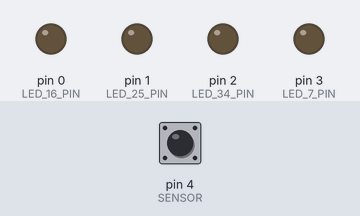
The sketch below on a simulated Arduino Uno, built with avr-gcc and run on an emulated ATmega328P. On the bench: output pins drawn as LEDs (lit = HIGH). Dashed ring = blinking. The inputs (shaded band) are chosen by the test bench; at power-on: pin 4 (SENSOR) LOW. Random numbers use the default seed unless the sketch sets one.

Above: at 1.2 s.
1.3 s: pin 4 (SENSOR) driven HIGH
At 2.9 s:
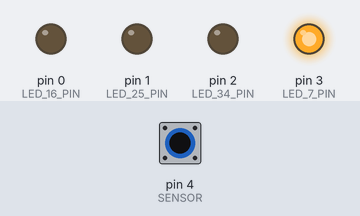
At 4.1 s:
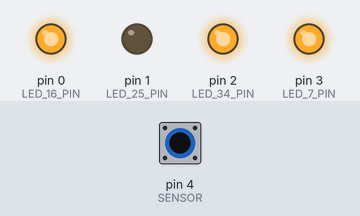
4.3 s: pin 4 (SENSOR) pulsed LOW 2 times (0.12 s each, 0.3 s apart)
At 5.29 s:
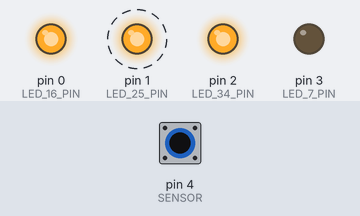
Timing chart, 0 to 7.9 s (numbered marks = the images above; inputs shaded):
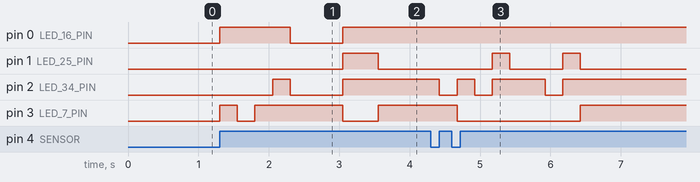

Measured:
- after the input at 1.3 s, pin 0 (LED_16_PIN): LOW → HIGH at once, → LOW 1.0 s later, → HIGH 0.75 s later; pin 1 (LED_25_PIN): LOW → HIGH after 1.8 s, → LOW 0.50 s later
- after the input at 4.3 s, pin 1 (LED_25_PIN): alternates HIGH for 0.25 s and LOW for 0.75 s, 4 changes in all, then stays LOW, starting after 0.87 s; pin 2 (LED_34_PIN): goes LOW 0.25 s, HIGH 0.25 s, LOW 0.25 s, HIGH 0.75 s, LOW 0.25 s, then HIGH, starting after 0.12 s; pin 3 (LED_7_PIN): HIGH → LOW after 0.37 s, → HIGH 1.8 s later

The sketch:

Arduino-dice.ino
```cpp
// Définir des pseudo-constantes pour les broches correspondantes aux LEDs
#define LED_16_PIN 0
#define LED_25_PIN 1
#define LED_34_PIN 2
#define LED_7_PIN 3
// Définir une pseudo-constante pour la broche du capteur
#define SENSOR 4
#define notConnectedPin 5 // Broche non-utilisée

void setup()
{
  initPins();
  initRandomSerie();
}

void loop()
{
  if (isSequenceTriggered()){
    for(int steps = 1; steps <= 10; steps++){ // Boucle pour montrer plusieurs fois le résultat du dé
      displayDiceFace(transcodeNumber(generateNewFaceNumber())); // Affiché la face du dé
      delay(250);
    }
  }
  delay(10);
}

void initPins() // fonction qui initialise les broches pour chaque LED et le capteur
{
    for(int leds = LED_16_PIN; leds <= LED_7_PIN; leds++){
      pinMode(leds, OUTPUT);
      digitalWrite(leds, LOW);
    }
    pinMode(SENSOR, INPUT);
}

void displayDiceFace(byte ledState) // Fonction pour afficher la face d'un dé
{
    for(int ledPin = LED_16_PIN; ledPin <= LED_7_PIN; ledPin++){
      digitalWrite(ledPin, bitRead(ledState, ledPin)); // Déterminer si une LED doit être allumée ou non
    }
}

// Fonction pour transformer un nombre en LED activées / désactivées qui correspond à la face d'un dé
byte transcodeNumber(int number)
{
  switch(number) { // Crée une séquence d'instruction basée sur la valeur du paramètre 'number'
    case 1:
      return 0b1000;

    case 2:
      return 0b0001;

    case 3:
      return 0b1001;

    case 4:
      return 0b0101;

    case 5:
      return 0b1101;

    case 6:
      return 0b0111;

    default:
      return 0b0000;
  }
}

void initRandomSerie() // Fonction pour initialiser le générateur de nombres aléatoires
{
  randomSeed(analogRead(notConnectedPin));
}

// Fonction qui génère un nombre aléatoire qui ne correspond pas avec la précédent pour éviter la triche
int generateNewFaceNumber()
{
    static int previousDisplayedNumber = 0;
    int newNumber;
    do {
        newNumber = random(1,7);
    }
    // On boucle tant que ces deux conditions sont remplies
    while(((newNumber == previousDisplayedNumber) || (newNumber + previousDisplayedNumber == 7)));

    return newNumber;
}

bool isSequenceTriggered() // Fonction pour vérifier si la séquence doit commencer ou non
{
  static bool previousSwitchLevel = LOW;
  static bool currentSwitchLevel = LOW;

  previousSwitchLevel = currentSwitchLevel;
  currentSwitchLevel = digitalRead(SENSOR);

  return (currentSwitchLevel == HIGH && previousSwitchLevel == LOW);
}
```
